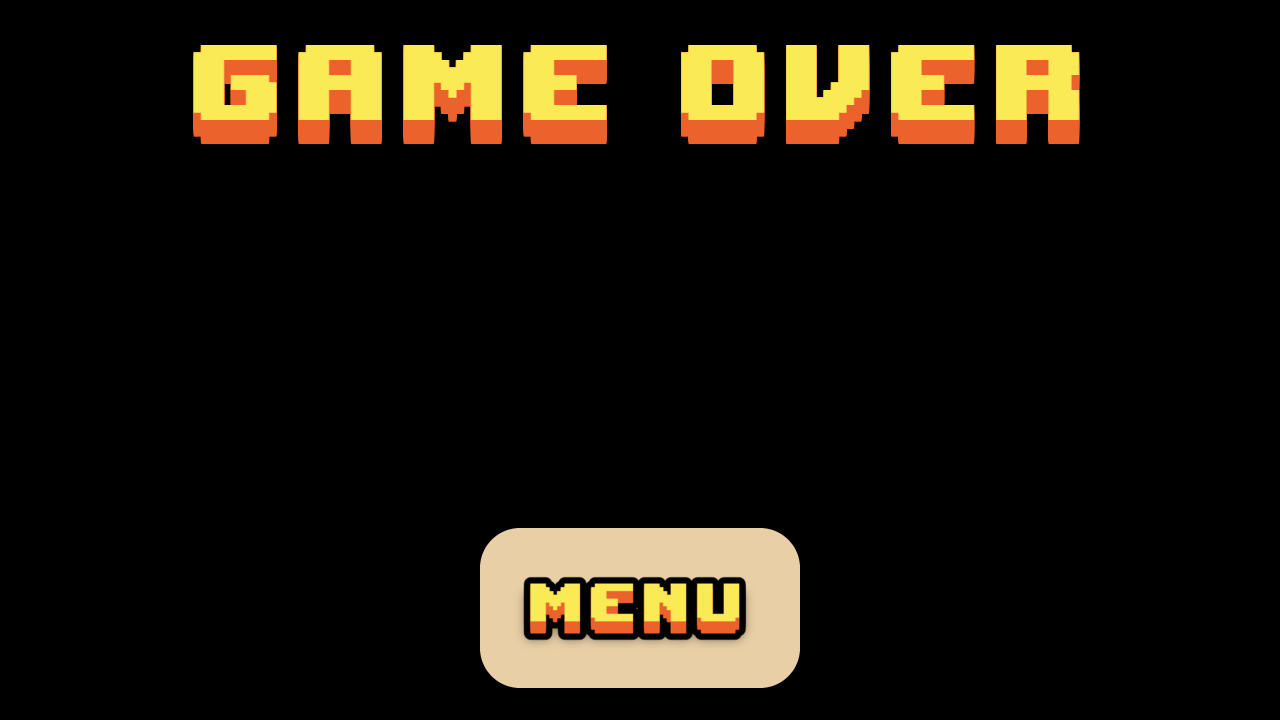

A 2D game scene composited from a Tiled map and its tileset images. What follows is a short description and the map's XML, with each tile layer's data collapsed to a summary:
An orthogonal 80x45 tile map with 16x16 px tiles, 2 tile layers (title, menu_button), 3 hidden layers not drawn, 5 tilesets.

<map version="1.10" tiledversion="1.10.2" orientation="orthogonal" renderorder="right-down" width="80" height="45" tilewidth="16" tileheight="16" infinite="0" nextlayerid="6" nextobjectid="1">
 <tileset firstgid="1" source="title.tsx" />
 <tileset firstgid="5001" source="retry_button.tsx" />
 <tileset firstgid="5201" source="retry_button_active.tsx" />
 <tileset firstgid="5401" source="menu_button.tsx" />
 <tileset firstgid="5601" source="menu_button_active.tsx" />
 <layer id="1" name="title" width="80" height="45" locked="1">
  <data>[3600 cells, 466 non-empty, 465 distinct tile ids]</data>
 </layer>
 <layer id="2" name="retry_button" width="80" height="45" visible="0" locked="1">
  <data>[3600 cells, 200 non-empty, 200 distinct tile ids]</data>
 </layer>
 <layer id="3" name="retry_button_active" width="80" height="45" visible="0" locked="1">
  <data>[3600 cells, 200 non-empty, 200 distinct tile ids]</data>
 </layer>
 <layer id="4" name="menu_button" width="80" height="45" locked="1">
  <data>[3600 cells, 200 non-empty, 200 distinct tile ids]</data>
 </layer>
 <layer id="5" name="menu_button_active" width="80" height="45" visible="0" locked="1">
  <data>[3600 cells, 200 non-empty, 200 distinct tile ids]</data>
 </layer>
</map>
